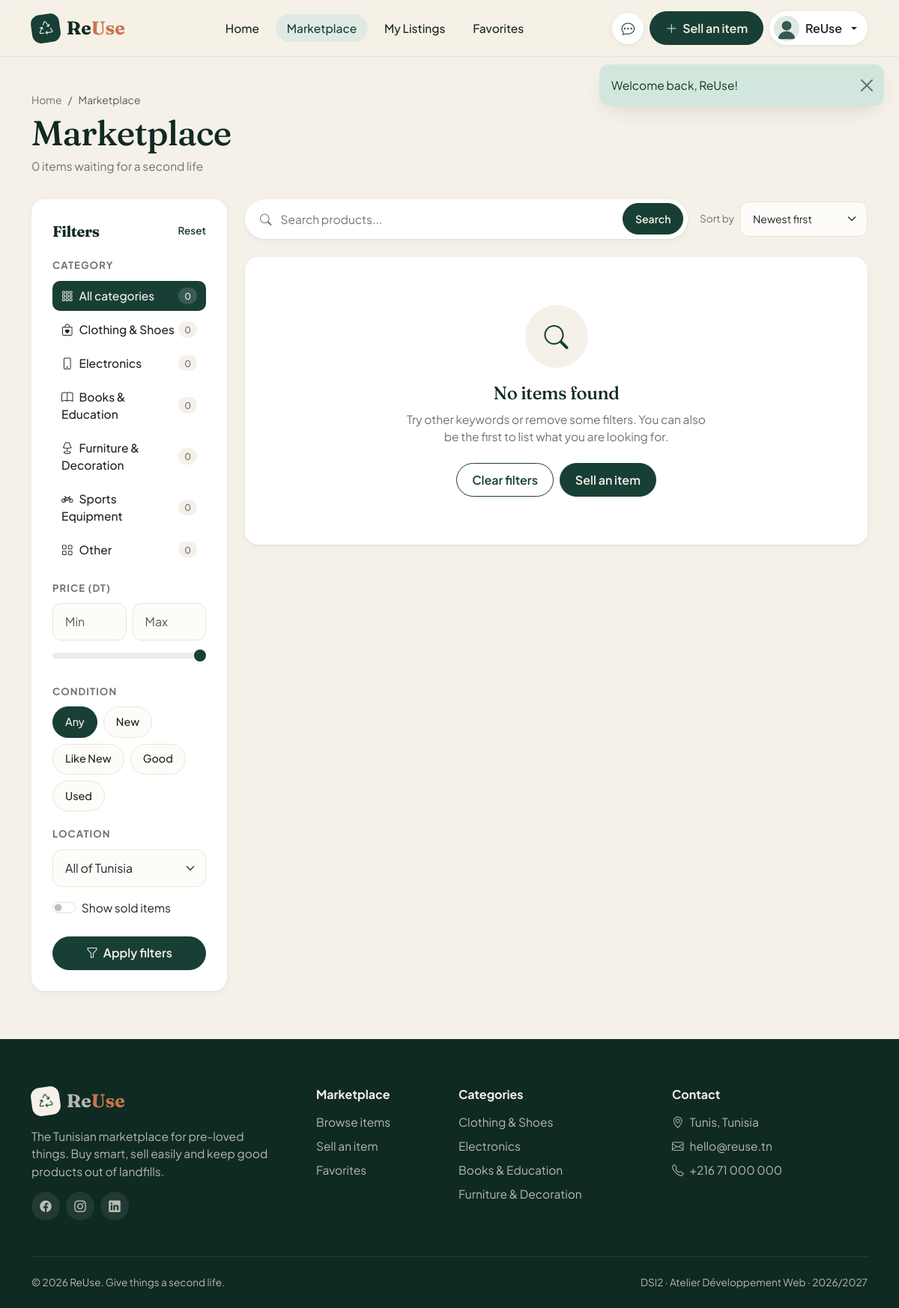
Page /marketplace.php (signed in) on the committed database.
### tables this page shows
CREATE TABLE users (
    id              INT UNSIGNED AUTO_INCREMENT PRIMARY KEY,
    full_name       VARCHAR(100)  NOT NULL,
    email           VARCHAR(150)  NOT NULL UNIQUE,
    password        VARCHAR(255)  NOT NULL,                
    phone           VARCHAR(20)   DEFAULT NULL,
    city            VARCHAR(60)   DEFAULT NULL,
    bio             VARCHAR(500)  DEFAULT NULL,
    profile_picture VARCHAR(255)  NOT NULL,                
    role            ENUM('user','admin') NOT NULL DEFAULT 'user',
    is_active       TINYINT(1)    NOT NULL DEFAULT 1,       
    created_at      TIMESTAMP     NOT NULL DEFAULT CURRENT_TIMESTAMP,
    updated_at      TIMESTAMP     NOT NULL DEFAULT CURRENT_TIMESTAMP ON UPDATE CURRENT_TIMESTAMP
);

CREATE TABLE categories (
    id          INT UNSIGNED AUTO_INCREMENT PRIMARY KEY,
    name        VARCHAR(80)  NOT NULL UNIQUE,
    slug        VARCHAR(80)  NOT NULL UNIQUE,
    icon        VARCHAR(50)  NOT NULL DEFAULT 'bi-box',    
    created_at  TIMESTAMP    NOT NULL DEFAULT CURRENT_TIMESTAMP
);

### views/marketplace.phtml (the view, shortened to what the rows shown need)
<section class="page-hero">
    <div class="container">
        <h1><?= $catName ? e($catName) : 'Marketplace' ?></h1>
    </div>
</section>
<div class="container">
    <div class="row g-4">
        <aside class="col-lg-3">
            <form method="get" class="panel filter-panel" id="filters">
                <div class="cat-filter">
                    <?php foreach (get_categories() as $c): ?>
                        <a href="<?= mp_url(['category' => (int) $c['id'], 'page' => null]) ?>" class="<?= $category === (int) $c['id'] ? 'active' : '' ?>">
                            <span><i class="bi <?= e($c['icon']) ?> me-2"></i><?= e($c['name']) ?></span>
                            <span class="count"><?= (int) ($catCounts[$c['id']] ?? 0) ?></span>
                        </a>
                    <?php endforeach; ?>
                </div>
            </form>
        </aside>
    </div>
</div>

### views/layout.phtml (shortened to what the rows shown need)
<!DOCTYPE html>
<html lang="en">
<head>
    <link href="<?= url('assets/vendor/bootstrap/bootstrap.min.css') ?>" rel="stylesheet">
    <link href="<?= url('assets/vendor/bootstrap-icons/bootstrap-icons.min.css') ?>" rel="stylesheet">
    <link href="<?= url('assets/css/style.css') ?>" rel="stylesheet">
</head>
<body class="<?= e($bodyClass ?? '') ?>">
<nav class="navbar navbar-expand-lg site-nav sticky-top">
    <div class="container">
        <div class="collapse navbar-collapse" id="mainNav">
            <div class="d-flex align-items-lg-center flex-column flex-lg-row gap-2 py-3 py-lg-0">
                <?php if ($user): ?>
                    <a href="<?= url('messages.php') ?>" class="icon-btn position-relative" title="Messages">
                        <i class="bi bi-chat-dots"></i>
                    </a>
                    <a href="<?= url('add_product.php') ?>" class="btn btn-brand"><i class="bi bi-plus-lg me-1"></i> Sell an item</a>
                    <div class="dropdown">
                        <button class="btn user-chip dropdown-toggle" data-bs-toggle="dropdown" aria-expanded="false">
                            <img src="<?= avatar_url($user['profile_picture']) ?>" alt="" class="avatar-sm">
                            <span class="d-lg-none d-xl-inline"><?= e(explode(' ', $user['full_name'])[0]) ?></span>
                        </button>
                    </div>
                <?php else: ?>
                    <a href="<?= url('login.php') ?>" class="btn btn-ghost">Log in</a>
                    <a href="<?= url('register.php') ?>" class="btn btn-brand">Join ReUse</a>
                <?php endif; ?>
            </div>
        </div>
    </div>
</nav>
<main>
<?= $content ?>
</main>
<footer class="site-footer">
    <div class="container">
        <div class="row g-4">
            <div class="col-6 col-lg-3">
                <ul>
                    <?php foreach (array_slice(get_categories(), 0, 4) as $c): ?>
                        <li><a href="<?= url('marketplace.php?category=' . (int) $c['id']) ?>"><?= e($c['name']) ?></a></li>
                    <?php endforeach; ?>
                </ul>
            </div>
        </div>
    </div>
</footer>
</body>
</html>

### rows in the picture
users: full_name "ReUse"
categories: name "Clothing & Shoes", id "0"
categories: name "Electronics", id "0"
categories: name "Books & Education", id "0"
categories: name "Furniture & Decoration", id "0"
categories: name "Sports Equipment", id "0"
categories: name "Other", id "0"

### other values in the picture
$f['message'] "Welcome back, ReUse!"
$total "0"
$allCount "0"
$cond "New"
$cond "Like New"
$cond "Good"
$cond "Used"
